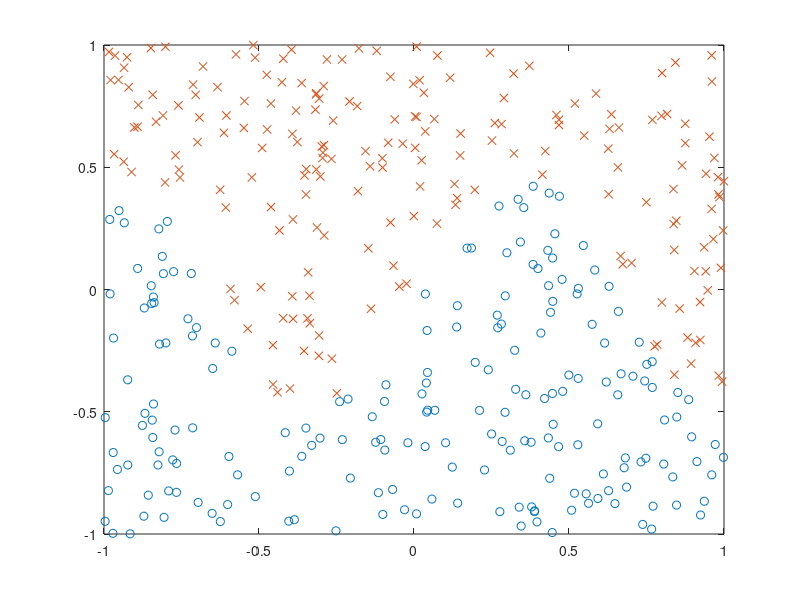

This chart was generated by the following MATLAB code: (Note: this script raises an error after producing the figure.)
% Example of logistic regression with a nonlinear boundary via data transformations.
% Written by Tom Minka

n = 200;
features = 2;
fig = 1;
for task = 1:4
	kernels = {'linear','quad','gaussian'};
	for kernelIndex = 1:length(kernels)
		kernel = kernels{kernelIndex};
		%kernel = 'gaussian';
		kernel_width = 0.6;

		if 1
			% data is features x n
			if task == 1
				% separable data with sinewave boundary
				data = 2*rand(2, 2*n)-1;
				y = sin(1.5*pi*data(1, :))/2;
				i = find(data(2, :) < y);
				train1 = data(:, i);
				i = find(data(2, :) > y);
				train2 = data(:, i);
				axis([0 1 0 1]);
			elseif task == 2
				% separable data with circular boundary
				data = 2*rand(2, 2*n)-1;
				s = sum(data.^2);
				i = find(s <= 1/2);
				train1 = data(:,i);
				i = find(s > 1/2);
				train2 = data(:,i);
			elseif task == 3
				% nonseparable data with bimodal class
				v = eye(2)/25;
				train1 = randnorm(n/2, [0;0], [], v);
				train2 = [randnorm(n/4, [-1; 1]*0.5, [], v) ...
							randnorm(n/4, [1; -1]*0.5, [], v)];
			else
				% nonseparable data with Gaussian classes
				v1 = randn(2)/5;
				v1 = v1*v1';
				v2 = randn(2)/5;
				v2 = v2*v2';
				v1 = eye(2)/5;
				v2 = [1 0.9; 0.9 1]/17;
				train1 = randnorm(n/2, [-0.5;0], [], v1);
				train2 = randnorm(n/2, [0.5;0], [], v2);
			end
		end

		figure(fig);
		clf
		plot(train1(1, :), train1(2, :), 'o', train2(1, :), train2(2, :), 'x');

		if features == 1
			train1f = polynomial_embedding(train1, k);
			train2f = polynomial_embedding(train2, k);
		elseif strcmp(kernel,'quad')
			% "a" removes redundant rows
			%a = pinv(duplication(2));
			a = [1 0 0 0; 0 0.5 0.5 0; 0 0 0 1];
			train1f = [ones(1,cols(train1)); train1; a*outer(train1,train1)];
			train2f = [ones(1,cols(train2)); train2; a*outer(train2,train2)];
		elseif strcmp(kernel,'linear')
			train1f = [ones(1,cols(train1)); train1];
			train2f = [ones(1,cols(train2)); train2];
		else
			% kernel = 'gaussian'
			centers = [train1 train2];
			i = randperm(cols(centers));
			centers = centers(:,i);
			train1f = exp(-sqdist(centers, train1)/(2*kernel_width^2));
			train2f = exp(-sqdist(centers, train2)/(2*kernel_width^2));
		end

		data = [train1f -train2f];

		% Logistic regression
		obj = logit_density(ones(rows(data), 1)/10, 0);
		obj.e_type = 'fixed';
		% Use a very weak Gaussian prior.
		obj.prior_type = 'gaussian';
		obj.prior_icov = eye(rows(data))/1e6;
		obj = train(obj, data);
		if 0
			% squared-error method
			b = data' \ ones(cols(data), 1);
			obj = logit_density(b);
		end

		% number of errors
		errs = sum(exp(logProb(obj, data)) <= 0.5);
		%fprintf('%d training errors\n', errs);
		like = sum(logProb(obj, data));
		ev = evidence(obj, data);
		title(sprintf('Task %d %s evidence=%g', task, kernel, ev))

		if 1
			% plot the decision boundary
			r = linspace(-1,1,200);
			xy = ndgridmat(r,r)';
			if features == 1
				xy = polynomial_embedding(xy, k);
			elseif strcmp(kernel,'quad')
				%a = pinv(duplication(2));
				a = [1 0 0 0; 0 0.5 0.5 0; 0 0 0 1];
				xy = [ones(1,cols(xy)); xy; a*outer(xy,xy)];
			elseif strcmp(kernel,'linear')
				xy = [ones(1,cols(xy)); xy];
			else % kernel = 'gaussian'
				xy = exp(-sqdist(centers, xy)/(2*kernel_width^2));
			end
			p = exp(logProb(obj, xy));
			side = sqrt(cols(p));
			p = reshape(p,side,side)';
			p = (p > 0.5);

			hold on
			c = 0.5+1e-4;
			contour(r,r,p,[c c],'m');
			hold off
			axis([-1 1 -1 1]);
			set(gcf,'PaperPosition',[0.25 2.5 4 4])

			if 0
				figure(2)
				mesh(r, r, p)
				rotate3d on
			end
		end
		fig = fig+1;
	end
end
